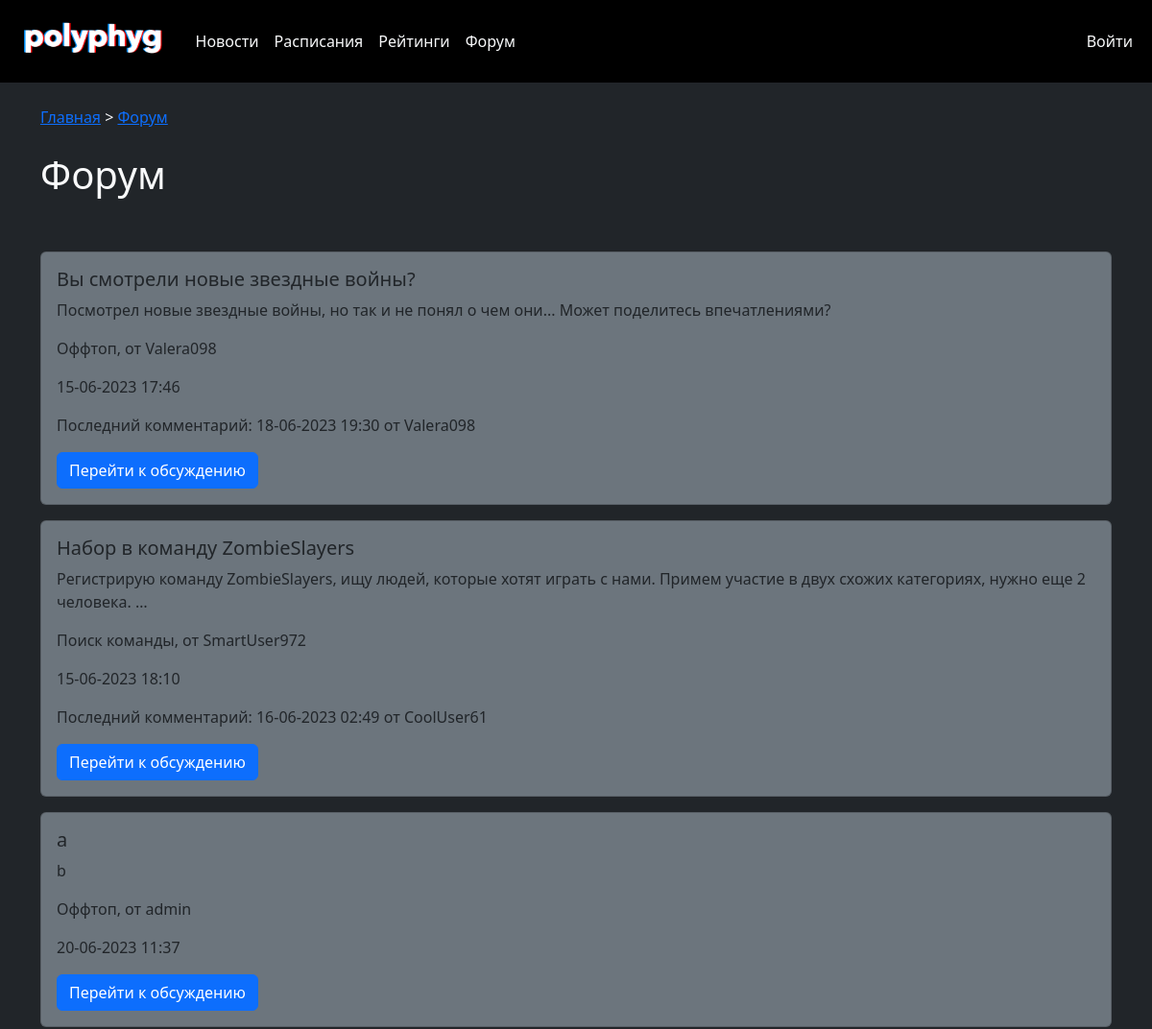
/forum/ (upper part), run on an earlier commit of the app's database.
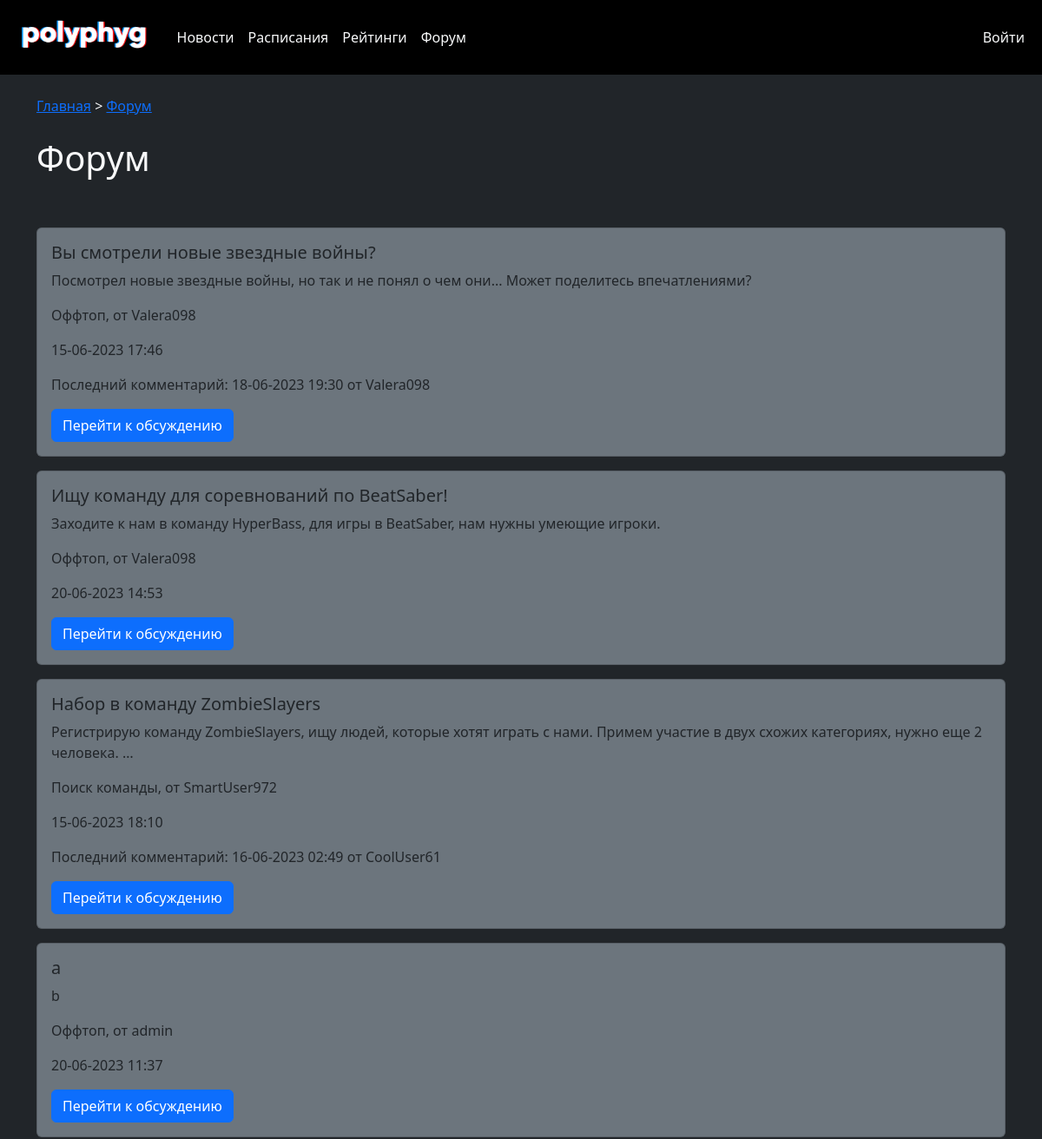
And on a later commit of the database.
### forumblock/models.py (models this page shows, shortened)
class Topic(models.Model):
    title = models.CharField(max_length=60, verbose_name = 'Заголовок обсуждения')
    slug = models.SlugField(max_length=255, unique=True, db_index=True, verbose_name='URL')
    topic_category_id = models.ForeignKey('Topic_Category', on_delete=models.CASCADE, null=True, verbose_name = 'Категория обсуждения')
    time_created = models.DateTimeField(auto_now_add=True, verbose_name = 'Дата публикации')
    content = models.TextField(max_length=15000, verbose_name = 'Текст обсуждения')
    is_closed = models.BooleanField(default=False, verbose_name='Отображение')
    user_id = models.ForeignKey(User, on_delete=models.PROTECT, blank=False, null=False, verbose_name = 'ID создателя обсуждения')
    def get_absolute_url(self):
        return reverse('thread', kwargs={'id': self.id})
    class Meta:
        verbose_name = 'Обсуждение'
        verbose_name_plural = 'Обсуждения'
        ordering = ['-time_created', 'title']

class Topic_Category(models.Model):
    name = models.CharField(max_length=25, verbose_name = 'Категория обсуждения')
    discription = models.TextField(max_length=100, verbose_name='Описание категории')
    def __str__(self):
        return self.name
    class Meta:
        verbose_name = 'Категория обсуждения'
        verbose_name_plural = 'Категории обсуждения'
        ordering = ['name']

### forumblock/views.py (the view)
# urls.py: path('forum/', forum, name='forum'),
def forum(request):
    threads = Topic.objects.annotate(
        last_comment_time=Max('topic_comment__time_created'),
        last_comment_author=Subquery(
            Topic_Comment.objects.filter(
                topic_id=OuterRef('pk')
            ).order_by('-time_created').values('user_id__username')[:1]
        )
    )
    context = {
        'threads': threads,
        'title': 'Форум',
    }
    return render(request, 'forumblock/forum.html', context=context);

### polyphygital/context_processors.py (called while the page is built)
def user_extended_context_processor(request):
    is_player = Player.objects.filter(user_id__id=request.user.id).exists()
    return {
        'is_player': is_player,
    }

### forumblock/templates/forumblock/forum.html (shortened to what this page needs)
{% extends 'newsblock/base.html' %} {% block content %}
<div class="container bg-dark text-light">
  <div class="breadcrumbs mt-4 mb-4">
    <a href="{% url 'homepage' %}">Главная</a> &gt;
    <a href="{% url 'forum' %}">Форум</a>
  </div>
  <div class="h1 mb-5 row">
    <h1 class="col-6">Форум</h1>
  </div>
  <div>
    <ul class="list-articles list-unstyled">
      {% for p in threads %}
      <div class="card mb-3 bg-secondary" style="max-width: 100%">
        <div class="row g-0">
          <div class="col-md-12">
            <div class="card-body">
              <h5 class="card-title">{{p.title}}</h5>
              <p class="card-text">{{p.content|truncatewords:20}}</p>
              <p class="card-category">
                {{p.topic_category_id}}, от {{p.user_id}}
              </p>
              <p class="card-date">{{p.time_created|date:"d-m-Y H:i"}}</p>
              {% if p.last_comment_time %}
              <p class="card-date">
                Последний комментарий: {{p.last_comment_time|date:"d-m-Y H:i"}}
                от {{p.last_comment_author}}
              </p>
              {% endif %}
              <a href="{{ p.get_absolute_url }}" class="btn btn-primary" role="button">Перейти к обсуждению</a>
            </div>
          </div>
        </div>
      </div>
      {% endfor %}
    </ul>
  </div>
</div>
{% endblock %}

What changed in the data, as far as the page shows it:
added Topic: title "Ищу команду для соревнований по BeatSaber!", content "Заходите к нам в команду HyperBass, для игры в BeatSaber, нам нужны умеющие игроки.", topic_category_id "Оффтоп", user_id "Valera098", time_created "20-06-2023 14:53"
